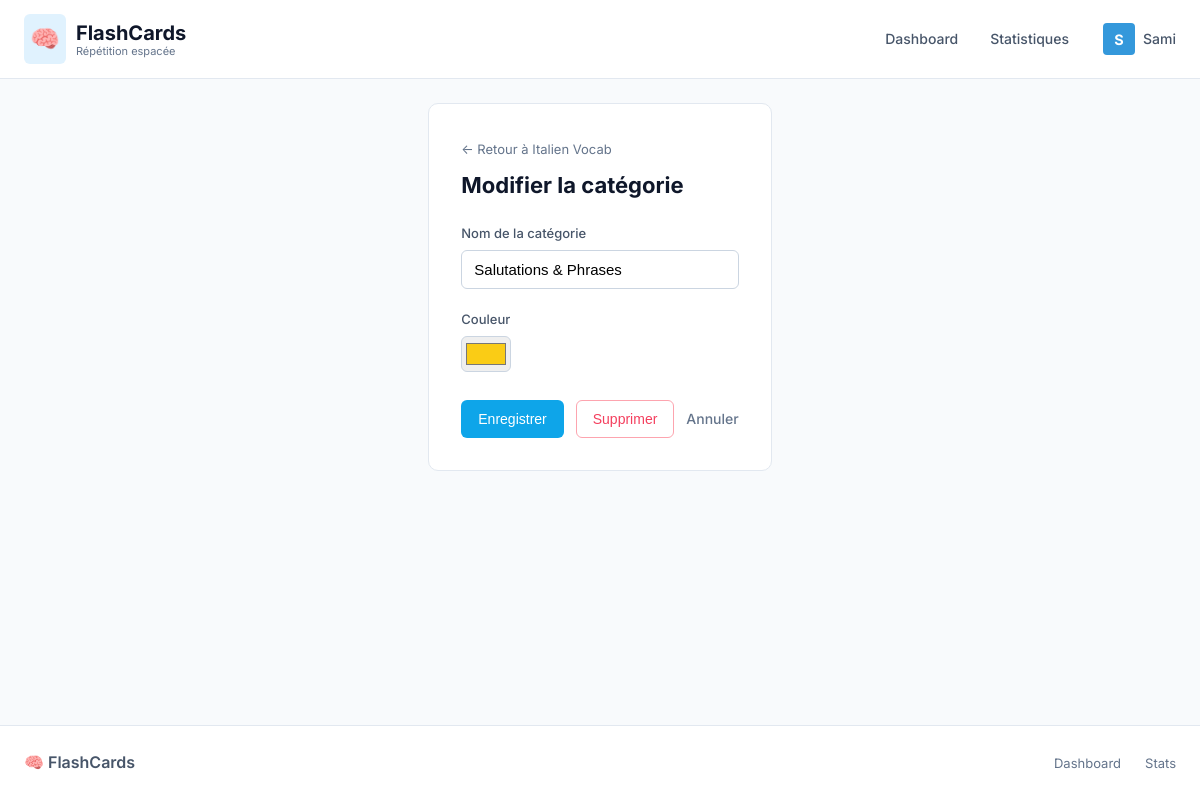
Page /categories/1/edit (signed in) on the committed database.
### app/models.py (models this page shows, shortened)
class User(db.Model):
    id = db.Column(db.Integer, primary_key=True)
    username = db.Column(db.String(80), unique=True, nullable=False)
    password_hash = db.Column(db.String(128))  # Optional password
    is_pro = db.Column(db.Boolean, default=False)
    avatar_color = db.Column(db.String(7), default='#3498db')
    created_at = db.Column(db.DateTime, default=datetime.utcnow)
    decks = db.relationship('Deck', backref='user', lazy=True, cascade='all, delete-orphan')

class Deck(db.Model):
    id = db.Column(db.Integer, primary_key=True)
    user_id = db.Column(db.Integer, db.ForeignKey('user.id'), nullable=False)
    name = db.Column(db.String(200), nullable=False)
    description = db.Column(db.Text)
    created_at = db.Column(db.DateTime, default=datetime.utcnow)
    cards = db.relationship('Card', backref='deck', lazy=True, cascade='all, delete-orphan')
    categories = db.relationship('Category', backref='deck', lazy=True, cascade='all, delete-orphan')

class Category(db.Model):
    id = db.Column(db.Integer, primary_key=True)
    deck_id = db.Column(db.Integer, db.ForeignKey('deck.id'), nullable=False)
    name = db.Column(db.String(100), nullable=False)
    color = db.Column(db.String(7), default='#3498db')  # Hex color

### app/routes/categories.py (the view, shortened to what this page needs)
@bp.route('/<int:category_id>/edit', methods=['GET', 'POST'])
def edit_category(category_id):
    category = Category.query.get_or_404(category_id)
    deck = Deck.query.get(category.deck_id)
    return render_template('categories/form.html', deck=deck, category=category)

### app/routes/auth.py (called while the page is built)
@bp.before_app_request
def load_logged_in_user():
    user_id = session.get('user_id')
    if user_id is None:
        g.user = None
    else:
        g.user = User.query.get(user_id)

### app/routes/categories.py (called while the page is built)
@bp.before_request
def login_required():
    if not g.user:
        return redirect(url_for('auth.profiles'))

### app/templates/categories/form.html (shortened to what this page needs)
{% extends 'base.html' %}
{% block content %}
<div class="form-page">
    <a href="{{ url_for('decks.view_deck', deck_id=deck.id) }}" class="back-link">← Retour à {{ deck.name }}</a>
    <h1>{% if category %}Modifier la catégorie{% else %}Nouvelle catégorie{% endif %}</h1>
    <form method="POST" class="form">
        <div class="form-group">
            <label for="name">Nom de la catégorie</label>
            <input type="text" id="name" name="name" required value="{{ category.name if category else '' }}"
                placeholder="Ex: Sons K">
        </div>
        <div class="form-group">
            <label for="color">Couleur</label>
            <input type="color" id="color" name="color" value="{{ category.color if category else '#3498db' }}">
        </div>
        <div class="form-actions">
            <button type="submit" class="btn btn-primary">
                {% if category %}Enregistrer{% else %}Créer{% endif %}
            </button>
            {% if category %}
            <form method="POST" action="{{ url_for('categories.delete_category', category_id=category.id) }}"
                class="inline-form">
                <button type="submit" class="btn btn-danger"
                    onclick="return confirm('Supprimer cette catégorie ?')">Supprimer</button>
            </form>
            {% endif %}
            <a href="{{ url_for('decks.view_deck', deck_id=deck.id) }}" class="btn btn-link">Annuler</a>
        </div>
    </form>
</div>
{% endblock %}

### app/templates/base.html (shortened to what this page needs)
<!DOCTYPE html>
<html lang="fr">
<head>
    <link rel="stylesheet" href="{{ url_for('static', filename='css/style.css') }}">
</head>
<body>
    <nav class="navbar">
        <div class="navbar-inner">
            <div class="nav-brand">
                <a href="{{ url_for('main.index') }}">
                    <span class="logo-icon">🧠</span>
                    <span class="brand-text">
                        FlashCards
                        <small>Répétition espacée</small>
                    </span>
                </a>
            </div>
            <ul class="nav-links">
                <li><a href="{{ url_for('main.index') }}"
                        class="{% if request.endpoint == 'main.index' %}active{% endif %}">
                        Dashboard
                    </a></li>
                <li><a href="{{ url_for('stats.global_stats') }}"
                        class="{% if 'stats' in request.endpoint %}active{% endif %}">
                        Statistiques
                    </a></li>
                {% if g.user %}
                <li style="margin-left: 1rem; display: flex; align-items: center;">
                    <a href="{{ url_for('auth.profiles') }}"
                        style="padding: 0; display: flex; align-items: center; gap: 0.5rem;" title="Changer de profil">
                        <div
                            style="width: 32px; height: 32px; border-radius: 4px; background-color: {{ g.user.avatar_color }}; color: white; display: flex; align-items: center; justify-content: center; font-weight: bold; font-size: 0.9rem;">
                            {{ g.user.username[0]|upper }}
                        </div>
                        <span style="font-weight: 500;">{{ g.user.username }}</span>
                    </a>
                </li>
                {% endif %}
            </ul>
        </div>
    </nav>
    <main class="container">
        {% block content %}{% endblock %}
    </main>
    <footer class="footer">
        <div class="footer-inner">
            <div class="footer-brand">🧠 FlashCards</div>
            <div class="footer-links">
                <a href="{{ url_for('main.index') }}">Dashboard</a>
                <a href="{{ url_for('stats.global_stats') }}">Stats</a>
            </div>
        </div>
    </footer>
</body>
</html>

### rows in the picture
User: user "S", user.username "Sami"
Deck: name "Italien Vocab"
Category: name "Salutations & Phrases", color "#facc15"
